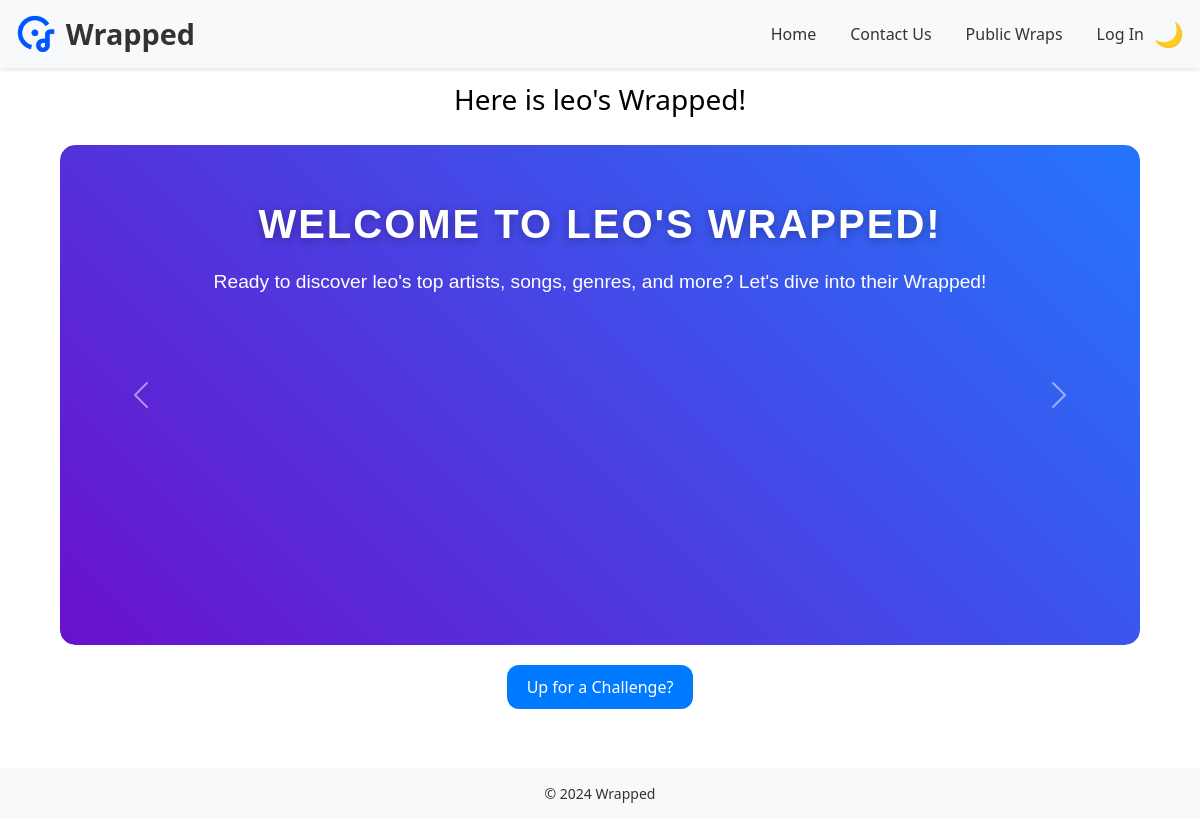
The app's page /wrapped/others/91/, older data.
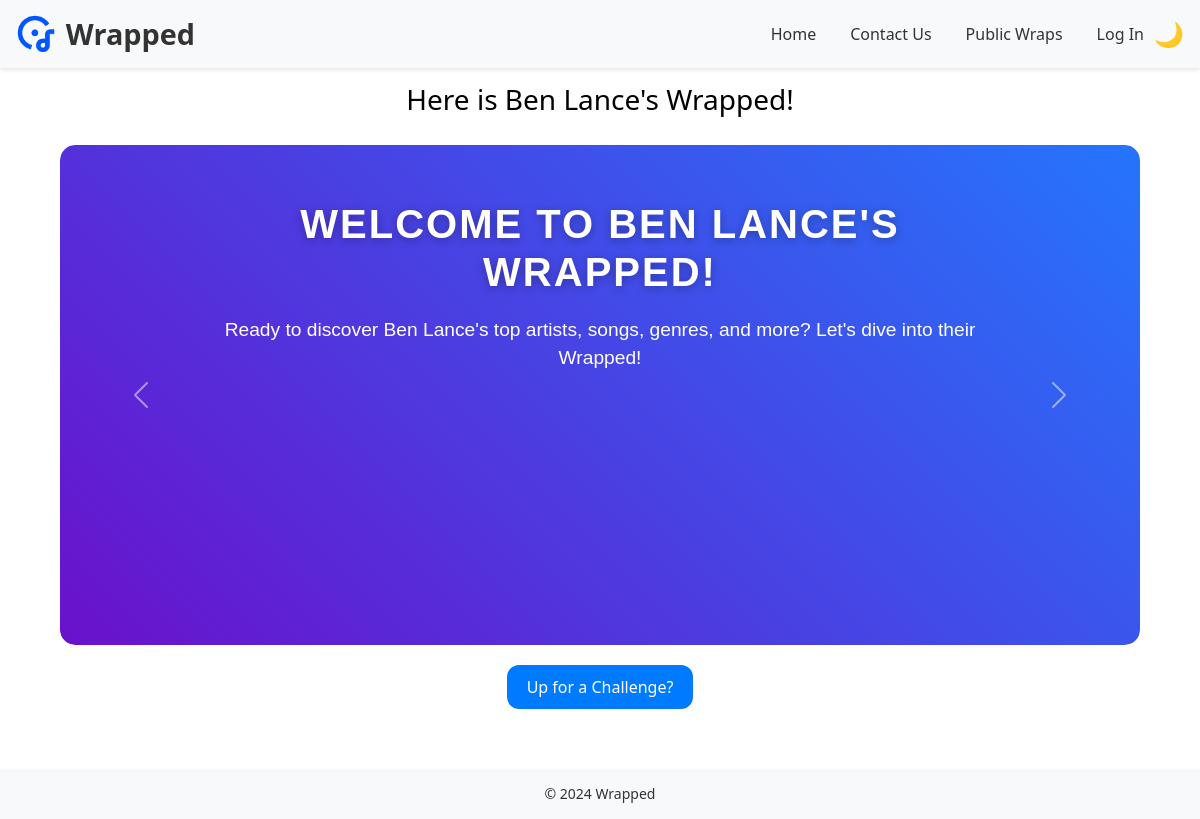
The same page, newer data.
### Wrapped/models.py (models this page shows, shortened)
class UserWrappedHistory(models.Model):
    creator_name = models.CharField(max_length=255, default='Unknown')
    top_artists = models.JSONField(default=list)
    top_tracks = models.JSONField(default=list)
    top_genres = models.JSONField(default=list)
    playlists = models.JSONField(default=list)
    country = models.CharField(max_length=100, default='Unknown')
    image_url = models.URLField(max_length=500, null=True, blank=True)
    followers = models.IntegerField(default=0)
    top_track_popularity_score = models.FloatField(default=0)
    top_track_popularity_message = models.TextField(null=True, blank=True)
    recently_played = models.JSONField(default=list, null=True, blank=True)
    saved_albums = models.JSONField(default=list, null=True, blank=True)
    user_id = models.CharField(max_length=255, unique=False)  # User identifier
    public = models.BooleanField(default=False)
    SHORT_TERM = 'short_term'
    MEDIUM_TERM = 'medium_term'
    LONG_TERM = 'long_term'
    TIMEFRAME_CHOICES = [
        (SHORT_TERM, 'Short Term'),
        (MEDIUM_TERM, 'Medium Term'),
        (LONG_TERM, 'Long Term'),
    ]
    timeframe = models.CharField(
        max_length=50,
        choices=TIMEFRAME_CHOICES,
    )
    wrap_id = models.PositiveIntegerField(null=True, blank=True)  # Wrap ID (no longer unique=True)
    display_name = models.CharField(
        max_length=255,
        null=True,
        blank=True,
        help_text="A user-friendly name for the wrap."
    )  # New field to store the display name
    generated_on = models.DateTimeField(auto_now_add=True)  # Store the date and time when created
    class Meta:
        unique_together = ('user_id', 'timeframe', 'wrap_id')  # Unique combination of user_id, timeframe, and wrap_id

### Wrapped/views.py (the view, shortened to what this page needs)
# urls.py: path('wrapped/others/<int:wrap_id>/', views.others_wrapped, name='others_wrapped'),
def others_wrapped(request, wrap_id):
    spotify_user_data = None
    wrap = UserWrappedHistory.objects.get(wrap_id=wrap_id)
    top_artists = wrap.top_artists
    recently_played = wrap.recently_played
    top_tracks = wrap.top_tracks
    playlists = wrap.playlists
    saved_albums = wrap.saved_albums
    top_track_popularity_score = wrap.top_track_popularity_score
    top_track_popularity_message = wrap.top_track_popularity_message
    display_name = wrap.creator_name
    top_track_popularity_message = top_track_popularity_message.replace('Your', f"{display_name}'s")
    top_track_popularity_message = top_track_popularity_message.replace('You', 'They')
    top_track_popularity_message = top_track_popularity_message.replace('You\'re ', 'They\'re')
    top_track_popularity_message = top_track_popularity_message.replace('you\'re ', 'they\'re')
    top_genres = wrap.top_genres
    country = wrap.country
    image_url = wrap.image_url
    followers = wrap.followers
    user_id = wrap.user_id
    return render(request, 'others_wrapped.html', {
        'spotify_user_data': spotify_user_data,
        'top_artists': top_artists,
        'recently_played': recently_played,
        'top_tracks': top_tracks,
        'playlists': playlists,
        'saved_albums': saved_albums,
        'top_track_popularity_score': top_track_popularity_score,
        'top_track_popularity_message': top_track_popularity_message,
        'top_genres': top_genres,
        'country': country,
        'image_url': image_url,
        'followers': followers,
        'user_id': user_id,
        'username': display_name,
        'wrap_id': wrap_id,
    })

### Wrapped/templates/others_wrapped.html (shortened to what this page needs)
{% extends "base.html" %}
{% block content %}
    <div style="display: flex; justify-content: center; align-items: center; margin-top: 15px; text-align: center;">
        <div>
            <h3>Here is {{ username}}'s Wrapped!</h3>
        </div>
    </div>
    <div id="spotifyCarousel" class="carousel slide" data-bs-ride="carousel">
        <div class="carousel-inner">
            <div class="carousel-item active" id="introSlide">
                <div class="content">
                    <h2>Welcome to {{ username}}'s Wrapped!</h2>
                    <p>Ready to discover {{ username}}'s top artists, songs, genres, and more? Let's dive into their Wrapped!</p>
                </div>
            </div>
        </div>
        <button class="carousel-control-prev" type="button" data-bs-target="#spotifyCarousel" data-bs-slide="prev">
            <span class="carousel-control-prev-icon" aria-hidden="true"></span>
        </button>
        <button class="carousel-control-next" type="button" data-bs-target="#spotifyCarousel" data-bs-slide="next">
            <span class="carousel-control-next-icon" aria-hidden="true"></span>
        </button>
    </div>
    <a href="{% url 'game' wrap_id=wrap_id %}" class="gamebut">
        Up for a Challenge?
    </a>
{% endblock %}

Row changes from the older to the newer data that the page shows:
changed UserWrappedHistory: creator_name "leo" → "Ben Lance"; creator_name "LEO" → "BEN LANCE"
